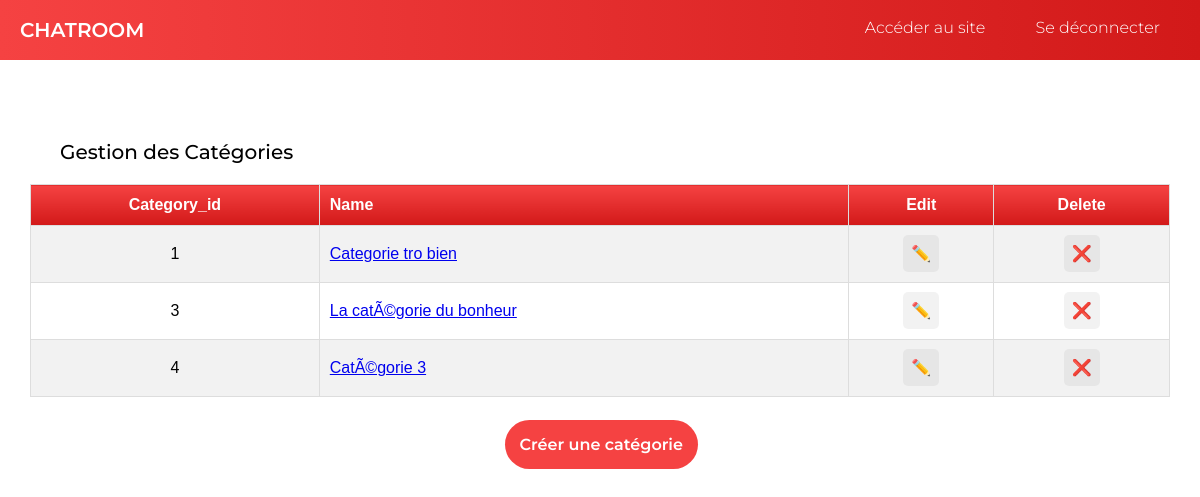
/admin/index.php (signed in), run on the app's committed database.
### tables this page shows
CREATE TABLE IF NOT EXISTS `categories` (
  `category_id` int(11) NOT NULL AUTO_INCREMENT,
  `name` varchar(30) NOT NULL,
  PRIMARY KEY (`category_id`)
);

### admin/index.php (the view, shortened to what this page needs)
<?php include('layouts/header.php');?>
<?php
$query_categories = "SELECT
          `categories`.`category_id`,
          `categories`.`name`
          FROM
          `categories`
          ORDER BY
          `categories`.`category_id`
          ";
$allCategoriesQuery = $conn->prepare($query_categories);
$allCategoriesQuery->execute();
?>
<div class="admin containerlevrai">
    <h1 class="section_title">Gestion des Catégories</h1>
    <table class="table_topics">
        <tr>
            <th>Category_id</th>
            <th>Name</th>
            <th style="text-align:center;">Edit</th>
            <th>Delete</th>
        </tr>
        <?php while (false !== $row = $allCategoriesQuery->fetch(PDO::FETCH_ASSOC)) :?>
        <tr>
            <td>
                <?=$row["category_id"]?>
            </td>
            <td>
                <a href="../category.php?category=<?=$row['category_id']?>">
                    <?=$row["name"]?>
                </a>
            </td>
            <td style="text-align:center;"><a href="editCategory.php?edit=<?=$row['category_id']?>" class="btn" title="Edit">✏️</a></td>
            <td><a href="deleteCategory.php?delete=<?=$row['category_id']?>" class="btn" title="Delete">❌</a></td>
        </tr>
        <?php endwhile;?>
    </table>
    <div style="margin-top: 40px">
    <a class="button_add_admin" href="addCategory.php">Créer une catégorie</a>
    </div>
</div>
<?php include('layouts/footer.php');?>

### ressources/css/style.css (style rules this page uses)
.button_add_admin { text-decoration: none; color:white ; background-color: #f54242; padding:15px 15px; font-family: montserrat; font-weight: 600; border-radius: 1000px; margin-left: calc(50% - 95.5px); margin-top: 30px; }
.section_title { font-family: 'Montserrat', sans-serif; font-size: 20px; font-weight: 500; padding-top: 22px; padding-left: 30px; padding-bottom: 22px }
.containerlevrai { max-width: 1140px; padding: 0px 20px; margin: auto; padding-top: 60px; }
.table_topics { font-family: "Trebuchet MS", Arial, Helvetica, sans-serif; border-collapse: collapse; width: 100%; }
.table_topics td, .table_topics th { border: 1px solid #ddd; padding: 20px 10px; vertical-align: middle; }
.table_topics tr:nth-child(even) { background-color: #f2f2f2; }
.table_topics th { padding-top: 12px; padding-bottom: 12px; background: linear-gradient(to bottom, #f54242, #d21919); color: white; font-weight: bold; text-align: left; }
.table_topics td:nth-child(1), .table_topics td:nth-child(4), .table_topics td:nth-child(5), .table_topics td:nth-child(6), .table_topics th:nth-child(1), .table_topics th:nth-child(4), .table_topics th:nth-child(5), .table_topics th:nth-child(6) { text-align: center; }
.table_topics .btn { border: 0; padding: 10px 8px; background: rgba(0,0,0,0.05); border-radius: 5px; transition: 0.15s; cursor: pointer; text-decoration: none; }

### data on the page
categories: category_id "1", name "Categorie tro bien"
categories: category_id "3", name "La catÃ©gorie du bonheur"
categories: category_id "4", name "CatÃ©gorie 3"
